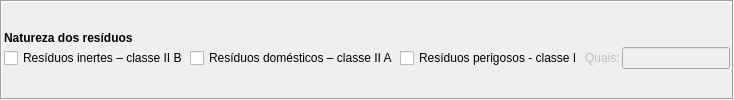
        <widget class="QFrame" name="frame_15">
         <property name="sizePolicy">
          <sizepolicy hsizetype="Preferred" vsizetype="Fixed">
           <horstretch>0</horstretch>
           <verstretch>0</verstretch>
          </sizepolicy>
         </property>
         <property name="frameShape">
          <enum>QFrame::Box</enum>
         </property>
         <property name="frameShadow">
          <enum>QFrame::Sunken</enum>
         </property>
         <layout class="QVBoxLayout" name="verticalLayout_22">
          <property name="spacing">
           <number>2</number>
          </property>
          <property name="leftMargin">
           <number>2</number>
          </property>
          <property name="topMargin">
           <number>2</number>
          </property>
          <property name="rightMargin">
           <number>2</number>
          </property>
          <property name="bottomMargin">
           <number>2</number>
          </property>
          <item>
           <layout class="QVBoxLayout" name="verticalLayout_21">
            <property name="spacing">
             <number>2</number>
            </property>
            <item>
             <widget class="QLabel" name="lbNaturezaResiduos">
              <property name="sizePolicy">
               <sizepolicy hsizetype="Preferred" vsizetype="Fixed">
                <horstretch>0</horstretch>
                <verstretch>0</verstretch>
               </sizepolicy>
              </property>
              <property name="text">
               <string>&lt;html&gt;&lt;head/&gt;&lt;body&gt;&lt;p align=&quot;justify&quot;&gt;&lt;span style=&quot; font-weight:600;&quot;&gt;Natureza dos resíduos&lt;/span&gt;&lt;/p&gt;&lt;/body&gt;&lt;/html&gt;</string>
              </property>
             </widget>
            </item>
            <item>
             <layout class="QGridLayout" name="gridLayout_27">
              <item row="0" column="0">
               <widget class="QCheckBox" name="cbNaturezaResiduos_0">
                <property name="sizePolicy">
                 <sizepolicy hsizetype="Preferred" vsizetype="Fixed">
                  <horstretch>0</horstretch>
                  <verstretch>0</verstretch>
                 </sizepolicy>
                </property>
                <property name="text">
                 <string>Resíduos inertes – classe II B</string>
                </property>
               </widget>
              </item>
              <item row="0" column="1">
               <widget class="QCheckBox" name="cbNaturezaResiduos_1">
                <property name="sizePolicy">
                 <sizepolicy hsizetype="Preferred" vsizetype="Fixed">
                  <horstretch>0</horstretch>
                  <verstretch>0</verstretch>
                 </sizepolicy>
                </property>
                <property name="text">
                 <string>Resíduos domésticos – classe II A</string>
                </property>
               </widget>
              </item>
              <item row="0" column="2">
               <widget class="QCheckBox" name="cbNaturezaResiduos_2">
                <property name="sizePolicy">
                 <sizepolicy hsizetype="Preferred" vsizetype="Fixed">
                  <horstretch>0</horstretch>
                  <verstretch>0</verstretch>
                 </sizepolicy>
                </property>
                <property name="text">
                 <string>Resíduos perigosos - classe I</string>
                </property>
               </widget>
              </item>
              <item row="0" column="3">
               <layout class="QHBoxLayout" name="horizontalLayout_14">
                <item>
                 <widget class="QLabel" name="lbNaturezaResiduosDetalhes">
                  <property name="enabled">
                   <bool>false</bool>
                  </property>
                  <property name="sizePolicy">
                   <sizepolicy hsizetype="Fixed" vsizetype="Fixed">
                    <horstretch>0</horstretch>
                    <verstretch>0</verstretch>
                   </sizepolicy>
                  </property>
                  <property name="text">
                   <string>Quais:</string>
                  </property>
                 </widget>
                </item>
                <item>
                 <widget class="QLineEdit" name="leNaturezaResiduosDetalhes">
                  <property name="enabled">
                   <bool>false</bool>
                  </property>
                  <property name="sizePolicy">
                   <sizepolicy hsizetype="Preferred" vsizetype="Fixed">
                    <horstretch>0</horstretch>
                    <verstretch>0</verstretch>
                   </sizepolicy>
                  </property>
                 </widget>
                </item>
               </layout>
              </item>
             </layout>
            </item>
           </layout>
          </item>
         </layout>
        </widget>
